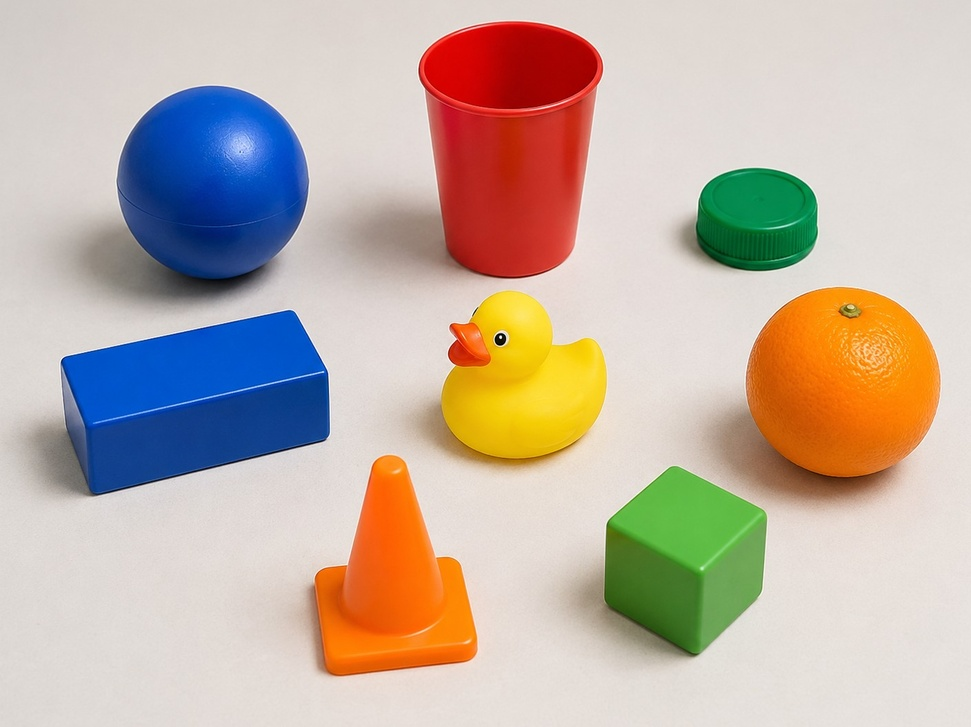
#> input picture renk_uzaylari_maskeleme/images/image.jpg, 971 x 727 px, shrunk from 1408 x 1054 before the run
$ python renge_gore_nesne_tespiti.py
#> lines starting #> are read from the running program, lines starting #| are printed output that depends on the picture; after the words box and inside, x2 and y2 are one past the last pixel; in counts of white or black regions, pixels touching at a corner belong together
import cv2
import numpy as np

image = cv2.imread("images/image.jpg")
#> image is the input picture: shape (727, 971, 3); mean B, G, R 165.9, 178.2, 193.6

if image is None:
    raise FileNotFoundError("Goruntu bulunamadi")

result = image.copy()

# görüntüyü hsv renk uzayına dönüştür
hsv = cv2.cvtColor(image, cv2.COLOR_BGR2HSV)
#> hsv: shape (727, 971, 3); mean H, S, V 24.6, 77.5, 210.9

# bir önceki derste trackbar ile bulunan mavi renk aralığını kullan
lower_blue = np.array([7, 144, 178]) # [90, 80, 50]
upper_blue = np.array([19, 255, 255]) # [130, 255, 255]

# mavi bölgeler için maske oluştur
mask = cv2.inRange(hsv, lower_blue, upper_blue)
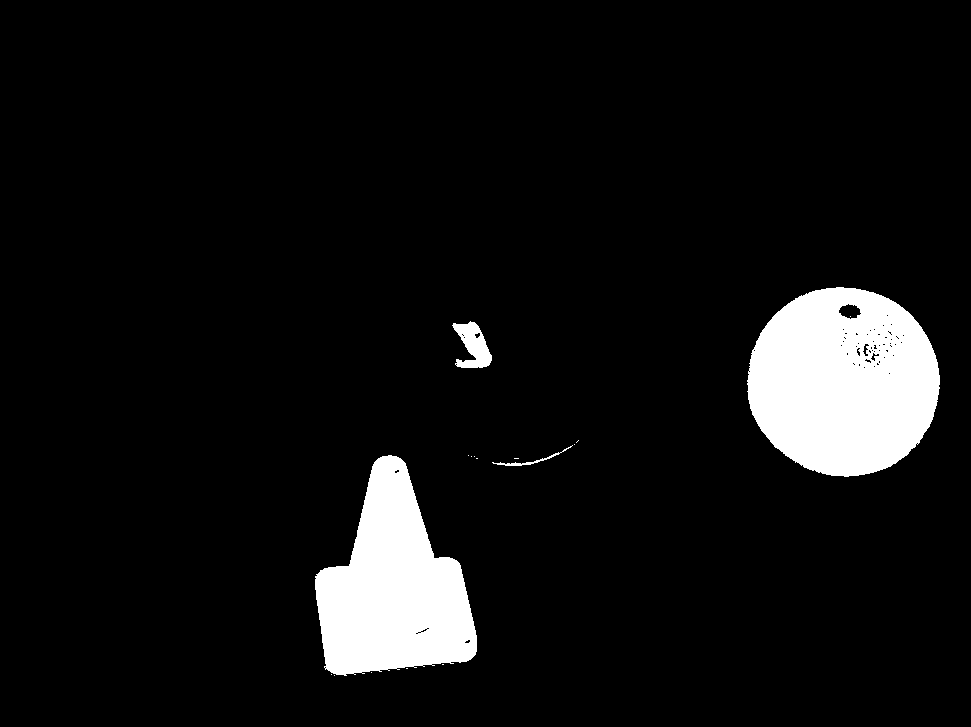
#> mask: shape (727, 971); 7.3% white; 17 white regions (13 under 20 px), largest, box (x1, y1, x2, y2) and area: (747, 287, 940, 477) 28210, (315, 455, 477, 676) 21929, (452, 321, 492, 368) 1061, (492, 445, 573, 466) 178

# maskedeki küçük gürültüleri azalt
kernel = np.ones((5,5), np.uint8)
mask = cv2.morphologyEx(mask, cv2.MORPH_OPEN, kernel)
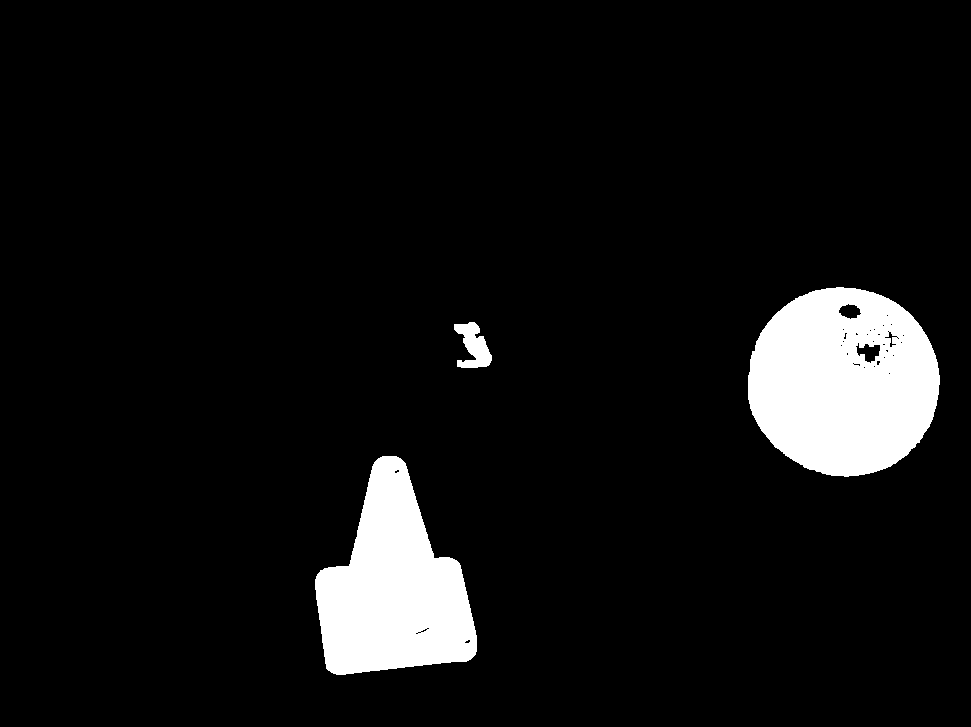
#> mask: shape (727, 971); 7.2% white; 3 white regions

# maskedeki nesnelerin konturlarını bul
contours, _ = cv2.findContours(mask, cv2.RETR_EXTERNAL, cv2.CHAIN_APPROX_SIMPLE)
#> contours = 3 contours; box (x1, y1, x2, y2) and area: (748, 287, 940, 477) 28279, (315, 456, 477, 675) 21608, (454, 322, 492, 368) 920

detected_count = 0

for contour in contours:

    # çok küçük bölgeleri nesne olarak kabul etme
    area = cv2.contourArea(contour)

    if area < 500:
        continue

    # nesnenin çevresine kutu çiz
    x, y, w, h = cv2.boundingRect(contour)
    cv2.rectangle(result, (x, y), (x + w, y + h), (0, 255, 0), 2)

    # nesnenin merkez noktasını hesapla
    center_x = x + w // 2
    center_y = y + h // 2
    cv2.circle(result, (center_x, center_y), 5, (0 , 0, 255), -1)

    detected_count += 1
#> this loop made 3 passes
#> (area, x, y, w, h, center_x, center_y) on passes 1 to 3: (21608.5, 315, 456, 162, 219, 396, 565), (919.5, 454, 322, 38, 46, 473, 345), (28279, 748, 287, 192, 190, 844, 382)
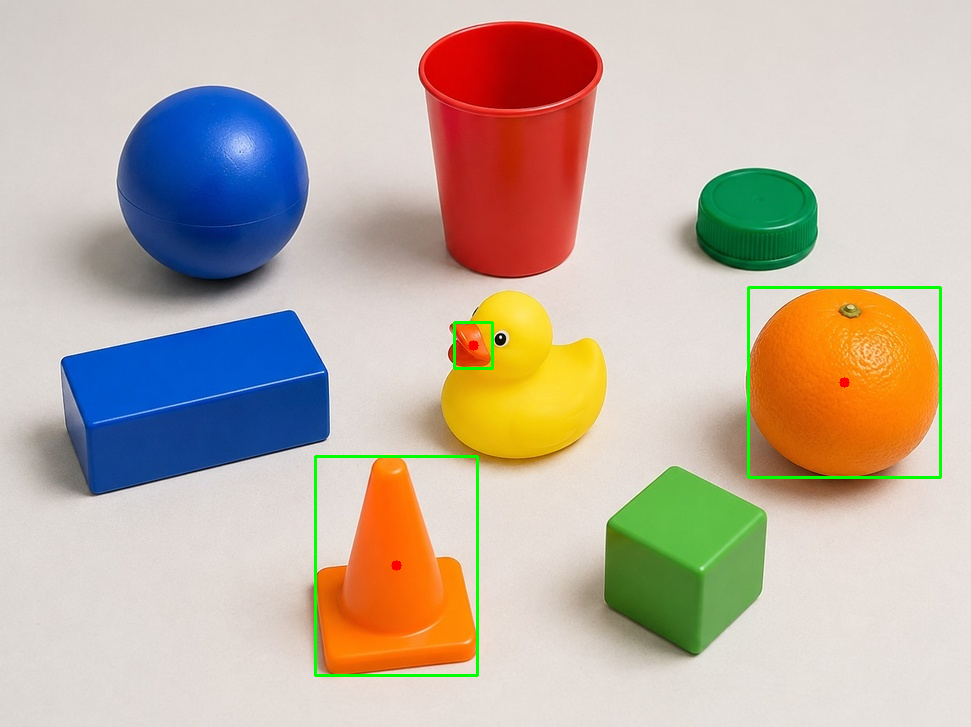
#> result: shape (727, 971, 3); 0.75% of pixels changed, all inside (x1, y1, x2, y2) = (314, 286, 942, 677)
#> after the loop, detected_count = 3

# tespit edilen nesne sayısını görüntüye ekle
cv2.putText(result, f"Nesne Sayisi: {detected_count}", (20, 40), cv2.FONT_HERSHEY_SIMPLEX, 1, (0, 255, 0), 2)
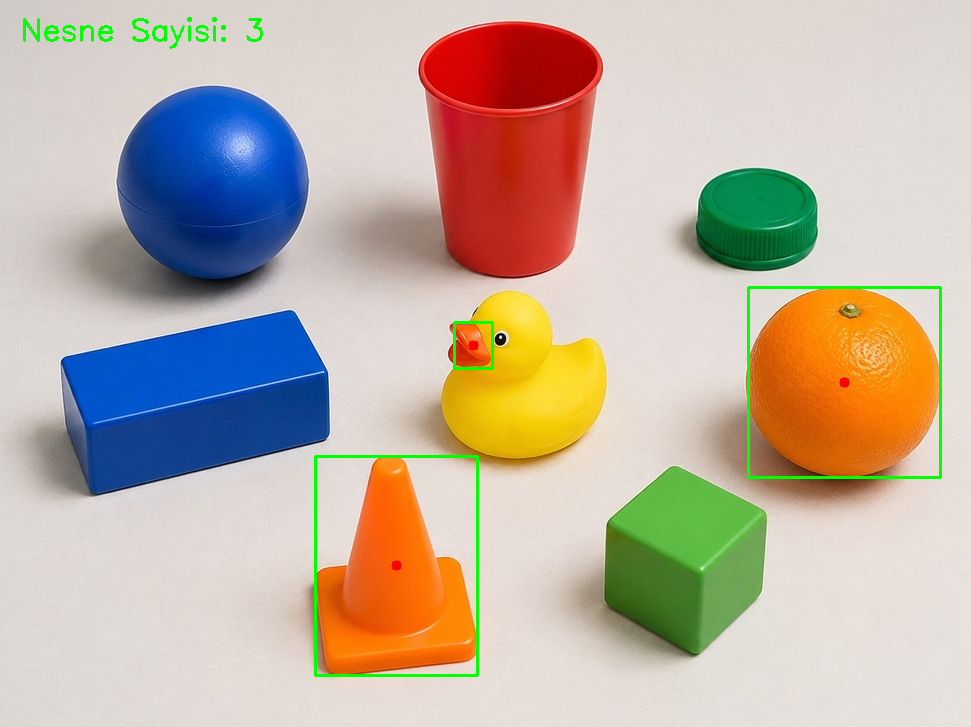
#> result: shape (727, 971, 3); 0.23% of pixels changed, all inside (x1, y1, x2, y2) = (23, 17, 263, 49)

# sonuçları göster
cv2.imshow("Renk Maskesi", mask)
cv2.imshow("Renge Gore Nesne Tespiti", result)

# tespit sonucunu kaydet
cv2.imwrite("outputs/renk_nesne_tespiti.jpg", result)

cv2.waitKey(0)
cv2.destroyAllWindows()
